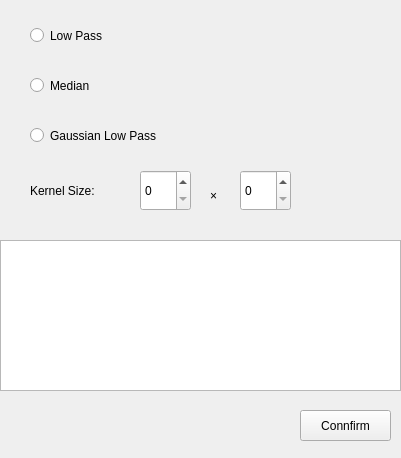
<?xml version="1.0" encoding="UTF-8"?>
<ui version="4.0">
 <class>Form</class>
 <widget class="QWidget" name="Form">
  <property name="geometry">
   <rect>
    <x>0</x>
    <y>0</y>
    <width>401</width>
    <height>458</height>
   </rect>
  </property>
  <property name="windowTitle">
   <string>Form</string>
  </property>
  <widget class="QSpinBox" name="spinBox">
   <property name="geometry">
    <rect>
     <x>140</x>
     <y>170</y>
     <width>51</width>
     <height>41</height>
    </rect>
   </property>
  </widget>
  <widget class="QSpinBox" name="spinBox_2">
   <property name="geometry">
    <rect>
     <x>240</x>
     <y>170</y>
     <width>51</width>
     <height>41</height>
    </rect>
   </property>
  </widget>
  <widget class="QLabel" name="label">
   <property name="geometry">
    <rect>
     <x>210</x>
     <y>180</y>
     <width>31</width>
     <height>31</height>
    </rect>
   </property>
   <property name="text">
    <string>×</string>
   </property>
  </widget>
  <widget class="QLabel" name="label_2">
   <property name="geometry">
    <rect>
     <x>30</x>
     <y>170</y>
     <width>121</width>
     <height>41</height>
    </rect>
   </property>
   <property name="text">
    <string>Kernel Size:</string>
   </property>
  </widget>
  <widget class="QRadioButton" name="radioButton">
   <property name="geometry">
    <rect>
     <x>30</x>
     <y>20</y>
     <width>81</width>
     <height>31</height>
    </rect>
   </property>
   <property name="text">
    <string>Low Pass</string>
   </property>
  </widget>
  <widget class="QRadioButton" name="radioButton_2">
   <property name="geometry">
    <rect>
     <x>30</x>
     <y>120</y>
     <width>191</width>
     <height>31</height>
    </rect>
   </property>
   <property name="text">
    <string>Gaussian Low Pass</string>
   </property>
  </widget>
  <widget class="QRadioButton" name="radioButton_3">
   <property name="geometry">
    <rect>
     <x>30</x>
     <y>70</y>
     <width>111</width>
     <height>31</height>
    </rect>
   </property>
   <property name="text">
    <string>Median</string>
   </property>
  </widget>
  <widget class="QTableView" name="tableView">
   <property name="geometry">
    <rect>
     <x>0</x>
     <y>240</y>
     <width>401</width>
     <height>151</height>
    </rect>
   </property>
  </widget>
  <widget class="QPushButton" name="pushButton">
   <property name="geometry">
    <rect>
     <x>300</x>
     <y>410</y>
     <width>91</width>
     <height>31</height>
    </rect>
   </property>
   <property name="text">
    <string>Connfirm</string>
   </property>
  </widget>
 </widget>
 <resources/>
 <connections/>
</ui>
